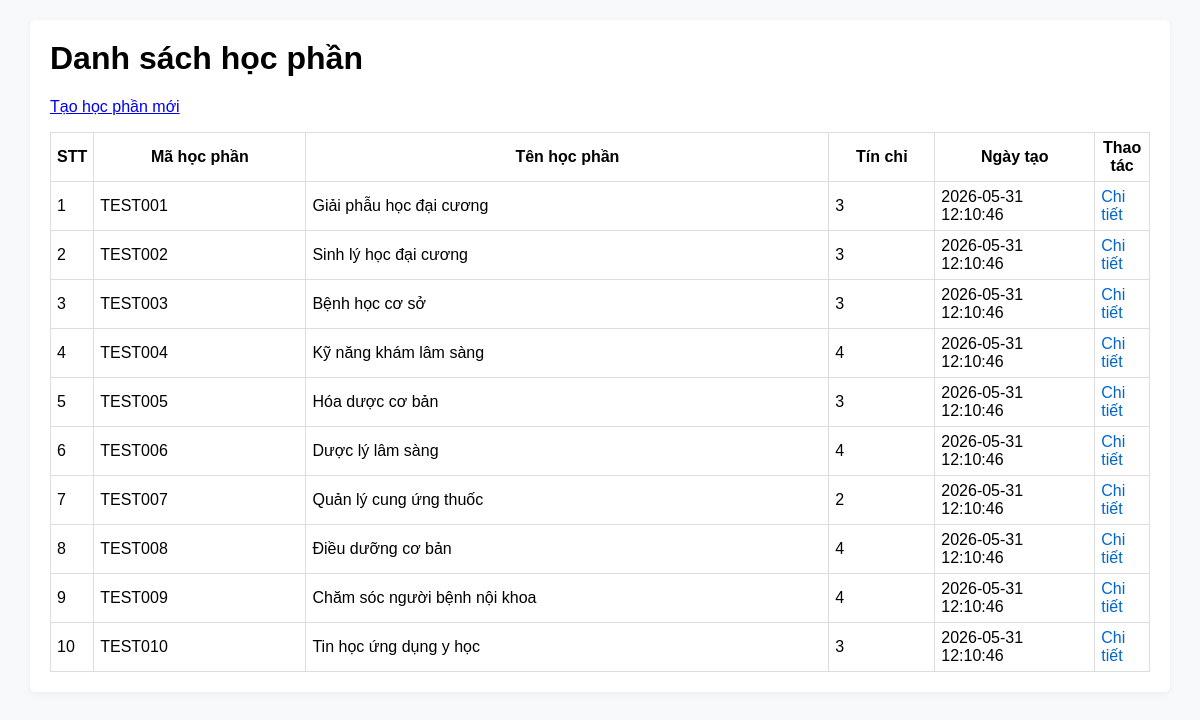
Page /list.php on the committed database.
### tables this page shows
CREATE TABLE `modules` (
  `id` INT AUTO_INCREMENT PRIMARY KEY,
  `course_id` INT NULL,
  `code` VARCHAR(50) NOT NULL UNIQUE,
  `name` VARCHAR(255) NOT NULL,
  `type` ENUM('Không', 'Bắt buộc', 'Điều kiện', 'Tự chọn') NOT NULL DEFAULT 'Không',
  `credits` INT NOT NULL DEFAULT 0,
  `credits_theory` INT NOT NULL DEFAULT 0,
  `credits_practice` INT NOT NULL DEFAULT 0,
  `total_hours` INT NOT NULL DEFAULT 0,
  `theory_hours` INT NOT NULL DEFAULT 0,
  `practical_hours` INT NOT NULL DEFAULT 0,
  `self_study_hours` INT NOT NULL DEFAULT 0,
  `target_programs` TEXT NULL,
  `expected_semester` VARCHAR(50) NULL,
  `expected_year` VARCHAR(50) NULL,
  `prerequisite_modules` TEXT NULL,
  `parallel_modules` TEXT NULL,
  `previous_modules` TEXT NULL,
  `department_in_charge` VARCHAR(255) NULL,
  `coordinating_board` VARCHAR(255) NULL,
  `faculty_in_charge` VARCHAR(255) NULL,
  `description` TEXT NULL,
  `objectives` TEXT NULL,
  `grading_scale` TEXT NULL,
  `created_at` TIMESTAMP DEFAULT CURRENT_TIMESTAMP,
  `updated_at` TIMESTAMP DEFAULT CURRENT_TIMESTAMP ON UPDATE CURRENT_TIMESTAMP,
  `faculty_id` INT NULL,
  FOREIGN KEY (`faculty_id`) REFERENCES `faculties_list`(`id`) ON DELETE SET NULL,
  FOREIGN KEY (`course_id`) REFERENCES `courses`(`id`) ON DELETE SET NULL
);

### db.php (called while the page is built, shortened)
<?php
function h($s) {
    return htmlspecialchars($s ?? '', ENT_QUOTES, 'UTF-8');
}
?>

### list.php (the view, shortened to what this page needs)
<?php
require 'db.php';
?>
<!doctype html>
<html>
<head>
    <link rel="stylesheet" href="assets/style.css">
</head>
<body>
    <div class="container">
        <h1>Danh sách học phần</h1>
        <p><a href="index.php">Tạo học phần mới</a></p>
        <?php
        $stmt = $pdo->query(
            'SELECT id, code, credits, created_at, name FROM modules ORDER BY created_at DESC'
        );
        $rows = $stmt->fetchAll(PDO::FETCH_ASSOC);
        if (!$rows) {
            echo '<p>Chưa có học phần nào.</p>';
        } else {
            echo '<table class="table">';
            echo '<tr>';
            echo '<th>STT</th>';
            echo '<th style="width: 20%;">Mã học phần</th>';
            echo '<th style="width: 50%;">Tên học phần</th>';
            echo '<th style="width: 10%;">Tín chỉ</th>';
            echo '<th style="width: 15%;">Ngày tạo</th>';
            echo '<th style="width: 5%;">Thao tác</th>';
            echo '</tr>';
            $stt = 0;
            foreach ($rows as $r) {
                $stt++;
                echo '<tr>';
                echo '<td>' . $stt . '</td>';
                echo '<td>' . h($r['code']) . '</td>';
                echo '<td>' . h($r['name']) . '</td>';
                echo '<td>' . h($r['credits']) . '</td>';
                echo '<td>' . h($r['created_at']) . '</td>';
                echo '<td><a href="view.php?id=' . h($r['id']) . '&edit=1" class="btn-link">Chi tiết</a></td>';
                echo '</tr>';
            }
            echo '</table>';
        }
        ?>
    </div>
</body>
</html>

### assets/style.css (style rules this page uses)
body { font-family:Arial,Helvetica,sans-serif;margin:20px;background:#f8f9fb }
.container { max-width:1100px;margin:0 auto;background:#fff;padding:20px;border-radius:6px;box-shadow:0 2px 8px rgba(0,0,0,0.05) }
h1 { margin-top:0 }
.table { width:100%;border-collapse:collapse;margin-top:8px }
.table th,.table td { border:1px solid #ddd;padding:6px }

### list.php (style rules this page uses)
.btn-link { text-decoration: none; color: #0066cc; cursor: pointer; }

### rows in the picture
modules: code "TEST001", name "Giải phẫu học đại cương", credits "3", created_at "2026-05-31 12:10:46"
modules: code "TEST002", name "Sinh lý học đại cương", credits "3", created_at "2026-05-31 12:10:46"
modules: code "TEST003", name "Bệnh học cơ sở", credits "3", created_at "2026-05-31 12:10:46"
modules: code "TEST004", name "Kỹ năng khám lâm sàng", credits "4", created_at "2026-05-31 12:10:46"
modules: code "TEST005", name "Hóa dược cơ bản", credits "3", created_at "2026-05-31 12:10:46"
modules: code "TEST006", name "Dược lý lâm sàng", credits "4", created_at "2026-05-31 12:10:46"
modules: code "TEST007", name "Quản lý cung ứng thuốc", credits "2", created_at "2026-05-31 12:10:46"
modules: code "TEST008", name "Điều dưỡng cơ bản", credits "4", created_at "2026-05-31 12:10:46"
modules: code "TEST009", name "Chăm sóc người bệnh nội khoa", credits "4", created_at "2026-05-31 12:10:46"
modules: code "TEST010", name "Tin học ứng dụng y học", credits "3", created_at "2026-05-31 12:10:46"
